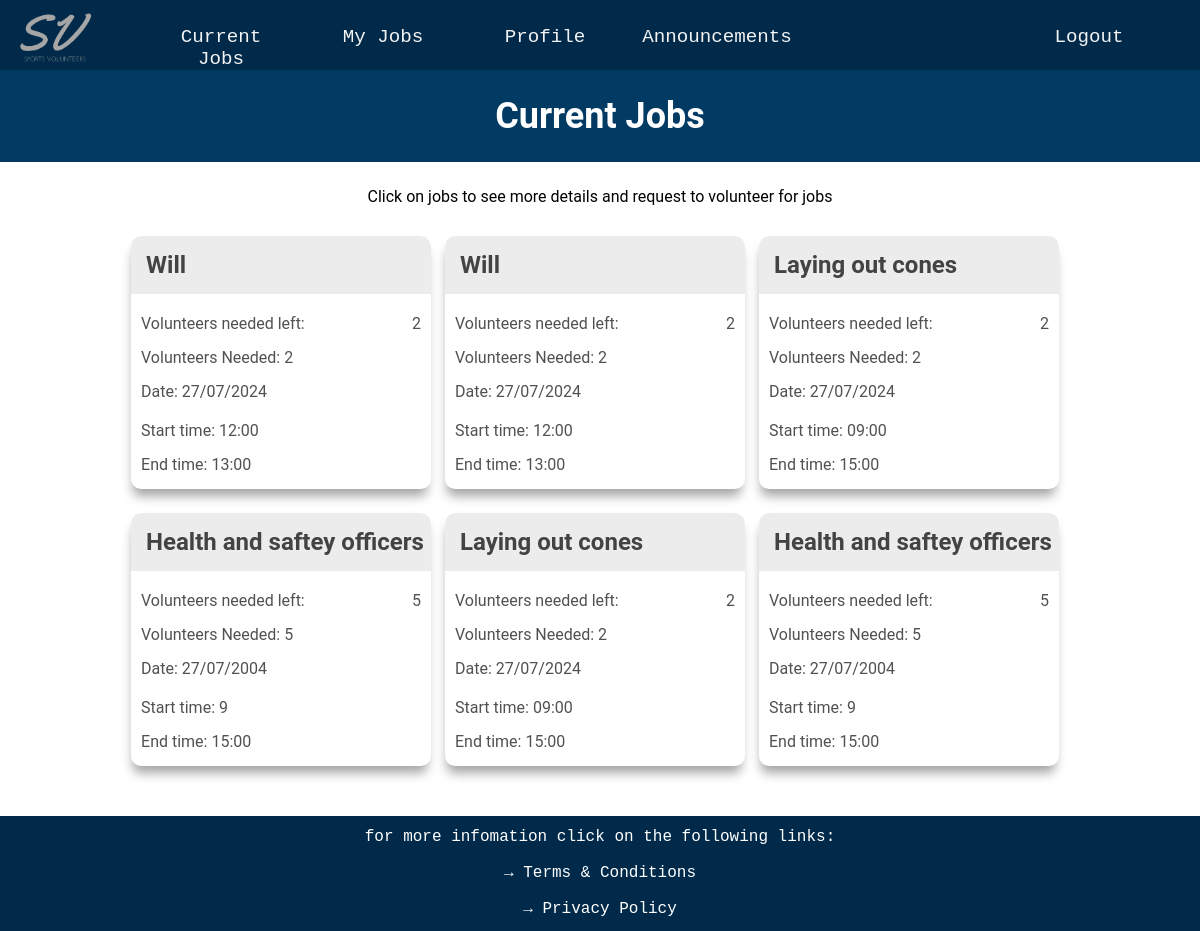
/current_jobs (signed in), run on the app's committed database.
### website/databases.py (models this page shows, shortened)
class Jobs(UserMixin, db.Model):
    __tablename__ = 'jobs'
    job_id = db.Column(db.Integer, primary_key=True)
    job_name = db.Column(db.String(20))
    volunteers_needed = db.Column(db.Integer)
    volunteers_needed_left = db.Column(db.Integer)
    start_time = db.Column(db.String(20))
    end_time = db.Column(db.String(20))
    date = db.Column(db.String(20))
    job_description = db.Column(db.String(300))
    job_qualifications = db.relationship('Qualification', secondary=job_requirements,
                                         backref=db.backref('required_for_jobs', lazy='subquery'))

### website/routes.py (the view)
@app.route('/current_jobs', methods=['GET', 'POST'])
def current_jobs():
    jobs = Jobs.query.all()
    current_user_id = current_user.get_id()
    user = User.query.get(current_user_id)
    user_qualifications_ids = {q.qualifications_id for q in user.qualifications}
    qualified_jobs_ids = []
    for job in jobs:
        job_requirement_ids = {qr.qualifications_id for qr in job.job_qualifications}
        if job_requirement_ids.issubset(user_qualifications_ids):
            qualified_jobs_ids.append(job.job_id)
    assigned_job_ids = []
    assigned_jobs = UserJobLink.query.filter_by(user_id=current_user_id).all()
    for assigned_job in assigned_jobs:
        assigned_job_ids.append(assigned_job.job_id)
    requested_job_ids = []
    requested_jobs = Requests.query.filter_by(user_id=current_user_id).all()
    for requested in requested_jobs:
        requested_job_ids.append(requested.job_id)
    if 'job_id_request' in request.form:
        job_id_request = request.form['job_id_request']
        new_request = Requests(user_id=current_user_id, job_id=job_id_request)
        db.session.add(new_request)
        db.session.commit()
        return redirect(url_for('current_jobs'))
    return render_template('current_jobs.html', jobs=jobs, qualified_jobs_ids=qualified_jobs_ids,
                           requested_job_ids=requested_job_ids, assigned_job_ids=assigned_job_ids, prescription_level = prescription_level)

### website/databases.py (called while the page is built)
    def get_id(self):
        return str(self.user_id)

### website/routes.py (called while the page is built)
@lm.user_loader
def load_user(user_id):
    return User.query.get(int(user_id))

### website/templates/current_jobs.html (shortened to what this page needs)
{% extends "layout.html" %}
{% block page_content %}
<div class="timetable-title-box">
    <h1 class='timetable-title'>Current Jobs</h1>
</div>
{% if jobs %}
<p class="timetable-guide">Click on jobs to see more details and request to volunteer for jobs</p>
<div class="timetable-boxes">
    {% for job in jobs %}
    <div class="job-content">
        <element class='popup_element' onclick="togglePopup('{{ job.job_id }}')">
            <div class="job-box">
                <div class="job-name-box">
                    <div class="job-name"><b>{{ job.job_name }}</b></div>
                </div>
                <div>Volunteers needed left: <span>{{ job.volunteers_needed_left }}</span></div>
                <div>Volunteers Needed: <span>{{ job.volunteers_needed }}</span></div>
                <div>Date: <span>{{ job.date }}</span></div>
                <div>Start time: <span>{{ job.start_time }}</span></div>
                <div>End time: <span>{{ job.end_time }}</span></div>
            </div>
        </element>
    </div>
    {% endfor %}
</div>
{% else %}
<div class="no-jobs">
    <h1>No jobs found</h1>
    <p>There are no available jobs at the moment.</p>
</div>
{% endif %}
{% endblock %}

### website/static/styles.css (style rules this page uses)
.profile-title, .timetable-title { text-align: center; font-size: 3vw; color: white; }
.p-title-box, .timetable-title-box { background-color: #013A63; padding: 1px; margin-bottom: 25px; }
.timetable-guide { text-align: center; margin-bottom: 30px; }
.timetable-boxes { margin: 0px 50px; text-align: center; }
.job-content { display: inline-block; margin-right: 10px; text-align: left; width: 300px; white-space: nowrap; overflow: hidden; text-overflow: ellipsis; border-radius: 10px; margin-bottom: 20px; box-shadow: -1px 10px 11px -3px rgb(164, 164, 164); }
.job-box { border-radius: 10px; max-width: 300px; color: #515151; }
.job-name-box div { padding: 0px 10px; }
.job-name { font-size: 24px; color: rgb(68, 67, 67); }
.job-box div:nth-child(n + 2) { padding: 0px 10px 10px 10px; margin-bottom: 5px; }
.job-box div:nth-child(2) { display: flex; justify-content: space-between; margin-top: 20px; }
.job-box div:nth-child(4) { margin-bottom: 10px; }
.job-name-box { background-color: #ececec; padding: 15px 5px 15px 5px; border-radius: 10px 10px 0px 0px; }

### data on the page
Jobs: job_name "Will", volunteers_needed_left "2", volunteers_needed "2", date "27/07/2024", start_time "12:00", end_time "13:00"
Jobs: job_name "Will", volunteers_needed_left "2", volunteers_needed "2", date "27/07/2024", start_time "12:00", end_time "13:00"
Jobs: job_name "Laying out cones", volunteers_needed_left "2", volunteers_needed "2", date "27/07/2024", start_time "09:00", end_time "15:00"
Jobs: job_name "Health and saftey officers", volunteers_needed_left "5", volunteers_needed "5", date "27/07/2004", start_time "9", end_time "15:00"
Jobs: job_name "Laying out cones", volunteers_needed_left "2", volunteers_needed "2", date "27/07/2024", start_time "09:00", end_time "15:00"
Jobs: job_name "Health and saftey officers", volunteers_needed_left "5", volunteers_needed "5", date "27/07/2004", start_time "9", end_time "15:00"
